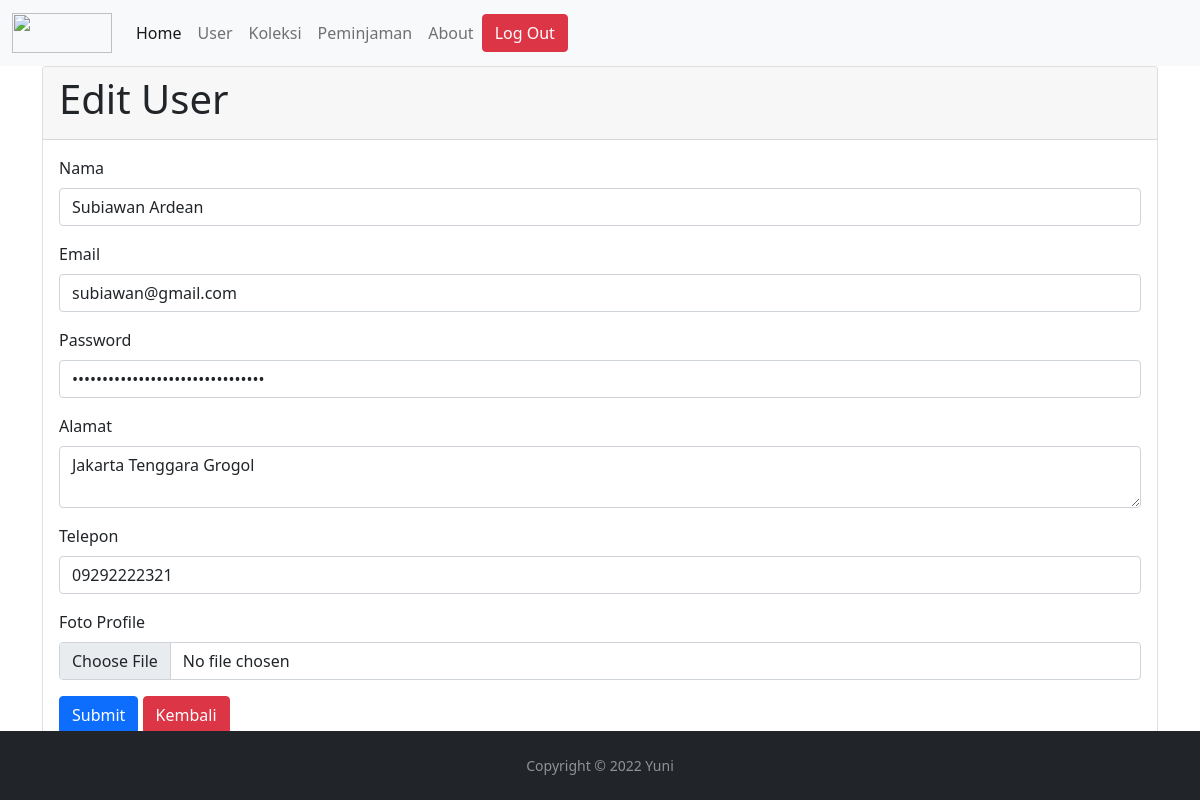
Page /index.php/user/edit/13 on the committed database.
### tables this page shows
CREATE TABLE `users` (
  `id` int(5) NOT NULL,
  `nama` varchar(255) NOT NULL,
  `email` varchar(50) NOT NULL,
  `password` varchar(100) NOT NULL,
  `alamat` varchar(255) NOT NULL,
  `telepon` varchar(25) NOT NULL,
  `profile` text NOT NULL,
  `cookies` varchar(255) NOT NULL,
  `created_at` datetime NOT NULL,
  `update_at` datetime NOT NULL
);

### application/controllers/User.php (called while the page is built, shortened)
<?php
class User extends CI_Controller
{
    public function __construct()
    {
        $this->load->helper(array('text', 'url'));
        $this->load->model('Usermodel');
    }
    public function edit($a)
    {
        $data['detail'] = $this->Usermodel->get_detail_user($a);
        $this->load->view('header');
        $this->load->view('user/editUser', $data);
        $this->load->view('footer');
    }
}

### index.php (called while the page is built, shortened)
<?php
require_once BASEPATH.'core/CodeIgniter.php';

### application/views/user/editUser.php (the view, shortened to what this page needs)
<!DOCTYPE html>
<html lang="en">
<head>
</head>
<body>
    <div class="container">
        <div class="row">
            <div class="col-12">
                <div class="card">
                    <div class="card-header">
                        <h1>Edit User</h1>
                    </div>
                    <div class="card-body">
                        <div class="row">
                            <div class="col-12">
                                <form action="<?php echo base_url('User/update/' . $detail['id']) ?>" method="post" enctype="multipart/form-data">
                                    <div class="mb-3">
                                        <label for="nama" class="form-label">Nama</label>
                                        <input type="text" name="nama" class="form-control" id="nama" value="<?php echo $detail['nama'] ?>">
                                    </div>
                                    <div class="mb-3">
                                        <label for="email" class="form-label">Email</label>
                                        <input type="text" name="email" class="form-control" id="email" value="<?php echo $detail['email'] ?>">
                                    </div>
                                    <div class="mb-3">
                                        <label for="password" class="form-label">Password</label>
                                        <input type="password" name="password" class="form-control" id="password" value="<?php echo $detail['password'] ?>">
                                    </div>
                                    <div class="mb-3">
                                        <label for="alamat" class="form-label">Alamat</label>
                                        <textarea type="text" name="alamat" class="form-control" id="alamat"><?php echo $detail['alamat'] ?></textarea>
                                    </div>
                                    <div class="mb-3">
                                        <label for="telepon" class="form-label">Telepon</label>
                                        <input type="text" name="telepon" class="form-control" id="telepon" value="<?php echo $detail['telepon'] ?>">
                                    </div>
                                    <div class="mb-3">
                                        <label for="profile" class="form-label">Foto Profile</label>
                                        <input type="file" name="profile" class="form-control" id="profile">
                                    </div>
                                    <button type="submit" class="btn btn-primary">Submit</button>
                                    <button type="button" class="btn btn-danger" onclick="history.back();">Kembali</button>
                                </form>
                            </div>
                        </div>
                    </div>
                </div>
            </div>
        </div>
    </div>
</body>

### rows in the picture
users: nama "Subiawan Ardean", email "subiawan@gmail.com", alamat "Jakarta Tenggara Grogol", telepon "09292222321"
